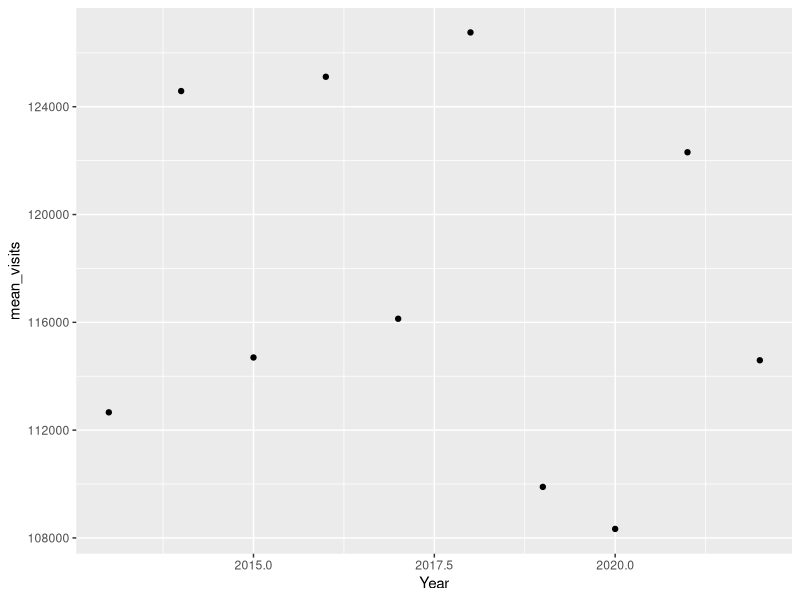
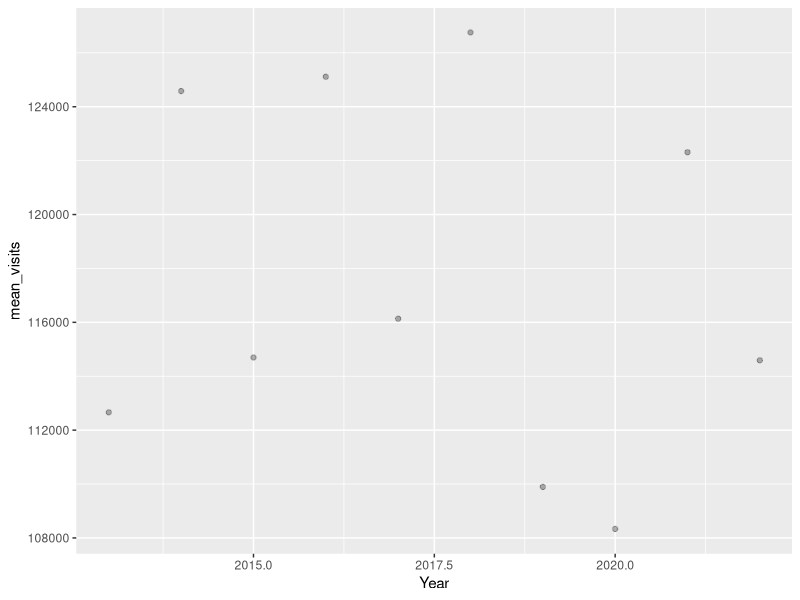

The R source for these figures, in order:
#### Preamble ####
# Purpose: Simulate a data set similar to what I would find in my research topic
# Author: Liam Wall
# Date: 23 January 2024
# Contact: liam.wall@mail.utoronto.ca

#### Workspace setup ####
library(tidyverse)
library(dplyr)


### Simulate Data ###
set.seed(108)

# Simulate library with 10 library branches each year
simulated_library <- 
  tibble(
    Year = rep(2013:2022, each = 10),
    Branch_ID = rep(1:10, each = 10),
    Visits = runif(100, 80000, 160000),
    Registrations = runif(100, 500, 2000),
    Circulations = runif(100, 200000, 300000),
    Sessions = runif(100, 20000, 60000)
  )

# summary statistics of the simulated data
summarized_library <- simulated_library |>
  summarise(
    mean_visits = mean(Visits),
    mean_regis = mean(Registrations),
    mean_circ = mean(Circulations),
    mean_sessions = mean(Sessions),
    .by = Year
  )

# graph of simulated data
graph_library <- summarized_library |>
  ggplot(aes(x = Year, y = mean_visits)) + 
  geom_point()

scatter_library <- summarized_library |>
  ggplot(aes(x = Year, y = mean_visits)) + 
  geom_point(alpha = 0.3)
